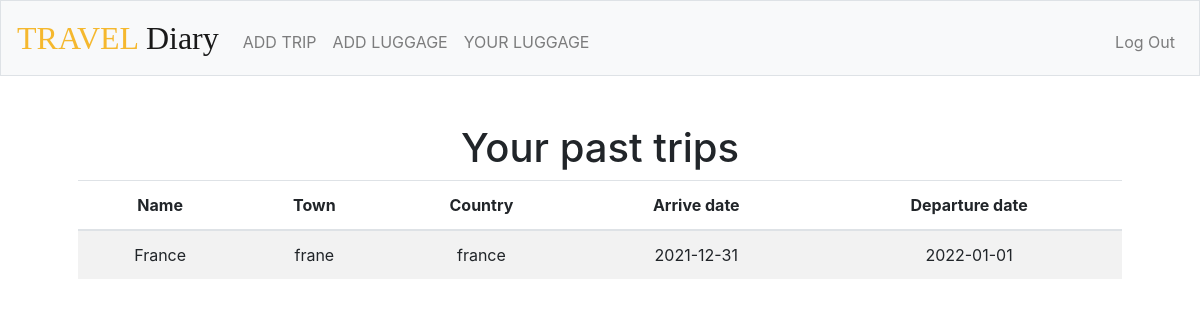
The app's page /past (signed in) with its own data.
### tables this page shows
CREATE TABLE trips (id INTEGER NOT NULL, user_id INTEGER NOT NULL, name TEXT NOT NULL, town TEXT NOT NULL, country TEXT NOT NULL, arrive_date DATE NOT NULL, departure_date DATE NOT NULL, PRIMARY KEY(id), FOREIGN KEY(user_id) REFERENCES users(id) UNIQUE(user_id, id, name));

### application.py (the view)
@app.route("/past")
@login_required
def past():
    today = date.today()
    user_id = session["user_id"]
    trips = db.execute("SELECT * FROM trips WHERE user_id = ? and arrive_date < ?", user_id, today)
    for trip in trips:
        trip["name"] = trip["name"]
        trip["town"] = trip["town"]
        trip["country"] = trip["country"]
        trip["arrive"] = trip["arrive_date"]
        trip["departure"] = trip["departure_date"]
    return render_template("past.html", trips=trips)

### application.py (called while the page is built)
@app.after_request
def after_request(response):
    response.headers["Cache-Control"] = "no-cache, no-store, must-revalidate"
    response.headers["Expires"] = 0
    response.headers["Pragma"] = "no-cache"
    return response

### helpers.py (called while the page is built)
def login_required(f):
    @wraps(f)
    def decorated_function(*args, **kwargs):
        if session.get("user_id") is None:
            return redirect("/login")
        return f(*args, **kwargs)
    return decorated_function

### templates/past.html (shortened to what this page needs)
{% extends "layout.html" %}
{% block main %}
    <div class="page-header ">
        <div class="table_box">
            <h1>Your past trips</h1>
        </div>
    </div>
    <div class="table_box">
        <table class="table table-striped">
            <thead>
                <tr>
                    <th>Name</th>
                    <th>Town</th>
                    <th>Country</th>
                    <th>Arrive date</th>
                    <th>Departure date</th>
                </tr>
                <tbody>
                    {% for trip in trips %}
                        <tr>
                            <td>{{ trip['name'] }}</td>
                            <td>{{ trip['town'] }}</td>
                            <td>{{ trip['country'] }}</td>
                            <td>{{ trip['arrive'] }}</td>
                            <td>{{ trip['departure'] }}</td>
                        </tr>
                    {% endfor %}
                </tbody>
            </thead>
    </div>
{% endblock %}

### static/styles.css (style rules this page uses)
.table_box { background-color: rgba(255,255,255,0.8); }
.background { background-image: url("https://viaoboi.ru/wp-content/uploads/2018/05/shutterstock_164590610.jpg"); background-size: 100%; background-repeat: no-repeat; background-color: #ffffff; }

### records on screen
trips: name "France", town "frane", country "france", arrive "2021-12-31", departure "2022-01-01"
